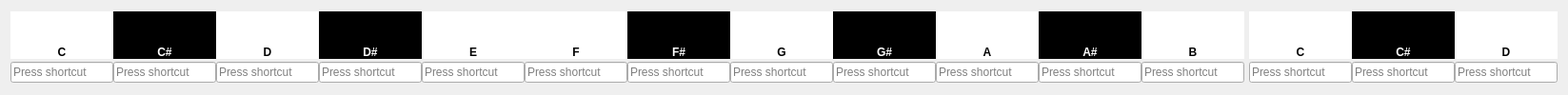
            <widget class="QWidget" name="highOctaveTab">
             <attribute name="title">
              <string>High</string>
             </attribute>
             <layout class="QGridLayout" name="gridLayout_14">
              <property name="horizontalSpacing">
               <number>0</number>
              </property>
              <property name="verticalSpacing">
               <number>2</number>
              </property>
              <item row="1" column="11">
               <widget class="QKeySequenceEdit" name="highBEdit">
                <property name="minimumSize">
                 <size>
                  <width>16</width>
                  <height>0</height>
                 </size>
                </property>
                <property name="keySequence">
                 <string notr="true"/>
                </property>
               </widget>
              </item>
              <item row="1" column="8">
               <widget class="QKeySequenceEdit" name="highGSEdit">
                <property name="minimumSize">
                 <size>
                  <width>16</width>
                  <height>0</height>
                 </size>
                </property>
                <property name="keySequence">
                 <string notr="true"/>
                </property>
               </widget>
              </item>
              <item row="1" column="6">
               <widget class="QKeySequenceEdit" name="highFSEdit">
                <property name="minimumSize">
                 <size>
                  <width>16</width>
                  <height>0</height>
                 </size>
                </property>
                <property name="keySequence">
                 <string notr="true"/>
                </property>
               </widget>
              </item>
              <item row="0" column="14">
               <widget class="QLabel" name="highHighCSLabel">
                <property name="minimumSize">
                 <size>
                  <width>16</width>
                  <height>0</height>
                 </size>
                </property>
                <property name="font">
                 <font>
                  <bold>true</bold>
                 </font>
                </property>
                <property name="styleSheet">
                 <string notr="true">background-color: rgb(0, 0, 0);
color: rgb(255, 255, 255);</string>
                </property>
                <property name="text">
                 <string notr="true">C#</string>
                </property>
                <property name="alignment">
                 <set>Qt::AlignBottom|Qt::AlignHCenter</set>
                </property>
               </widget>
              </item>
              <item row="0" column="5">
               <widget class="QLabel" name="highFLabel">
                <property name="minimumSize">
                 <size>
                  <width>16</width>
                  <height>0</height>
                 </size>
                </property>
                <property name="font">
                 <font>
                  <bold>true</bold>
                 </font>
                </property>
                <property name="styleSheet">
                 <string notr="true">background-color: rgb(255, 255, 255);
color: rgb(0, 0, 0);</string>
                </property>
                <property name="text">
                 <string notr="true">F</string>
                </property>
                <property name="alignment">
                 <set>Qt::AlignBottom|Qt::AlignHCenter</set>
                </property>
               </widget>
              </item>
              <item row="1" column="2">
               <widget class="QKeySequenceEdit" name="highDEdit">
                <property name="minimumSize">
                 <size>
                  <width>16</width>
                  <height>0</height>
                 </size>
                </property>
                <property name="keySequence">
                 <string notr="true"/>
                </property>
               </widget>
              </item>
              <item row="1" column="5">
               <widget class="QKeySequenceEdit" name="highFEdit">
                <property name="minimumSize">
                 <size>
                  <width>16</width>
                  <height>0</height>
                 </size>
                </property>
                <property name="keySequence">
                 <string notr="true"/>
                </property>
               </widget>
              </item>
              <item row="1" column="13">
               <widget class="QKeySequenceEdit" name="highHighCEdit">
                <property name="minimumSize">
                 <size>
                  <width>16</width>
                  <height>0</height>
                 </size>
                </property>
                <property name="keySequence">
                 <string notr="true"/>
                </property>
               </widget>
              </item>
              <item row="0" column="15">
               <widget class="QLabel" name="highHighDLabel">
                <property name="minimumSize">
                 <size>
                  <width>16</width>
                  <height>0</height>
                 </size>
                </property>
                <property name="font">
                 <font>
                  <bold>true</bold>
                 </font>
                </property>
                <property name="styleSheet">
                 <string notr="true">background-color: rgb(255, 255, 255);
color: rgb(0, 0, 0);</string>
                </property>
                <property name="text">
                 <string notr="true">D</string>
                </property>
                <property name="alignment">
                 <set>Qt::AlignBottom|Qt::AlignHCenter</set>
                </property>
               </widget>
              </item>
              <item row="1" column="0">
               <widget class="QKeySequenceEdit" name="highCEdit">
                <property name="minimumSize">
                 <size>
                  <width>16</width>
                  <height>0</height>
                 </size>
                </property>
                <property name="keySequence">
                 <string notr="true"/>
                </property>
               </widget>
              </item>
              <item row="1" column="9">
               <widget class="QKeySequenceEdit" name="highAEdit">
                <property name="minimumSize">
                 <size>
                  <width>16</width>
                  <height>0</height>
                 </size>
                </property>
                <property name="keySequence">
                 <string notr="true"/>
                </property>
               </widget>
              </item>
              <item row="0" column="8">
               <widget class="QLabel" name="highGSLabel">
                <property name="minimumSize">
                 <size>
                  <width>16</width>
                  <height>0</height>
                 </size>
                </property>
                <property name="font">
                 <font>
                  <bold>true</bold>
                 </font>
                </property>
                <property name="styleSheet">
                 <string notr="true">background-color: rgb(0, 0, 0);
color: rgb(255, 255, 255);</string>
                </property>
                <property name="text">
                 <string notr="true">G#</string>
                </property>
                <property name="alignment">
                 <set>Qt::AlignBottom|Qt::AlignHCenter</set>
                </property>
               </widget>
              </item>
              <item row="1" column="10">
               <widget class="QKeySequenceEdit" name="highASEdit">
                <property name="minimumSize">
                 <size>
                  <width>16</width>
                  <height>0</height>
                 </size>
                </property>
                <property name="keySequence">
                 <string notr="true"/>
                </property>
               </widget>
              </item>
              <item row="1" column="15">
               <widget class="QKeySequenceEdit" name="highHighDEdit">
                <property name="minimumSize">
                 <size>
                  <width>16</width>
                  <height>0</height>
                 </size>
                </property>
                <property name="keySequence">
                 <string notr="true"/>
                </property>
               </widget>
              </item>
              <item row="1" column="3">
               <widget class="QKeySequenceEdit" name="highDSEdit">
                <property name="minimumSize">
                 <size>
                  <width>16</width>
                  <height>0</height>
                 </size>
                </property>
                <property name="keySequence">
                 <string notr="true"/>
                </property>
               </widget>
              </item>
              <item row="1" column="1">
               <widget class="QKeySequenceEdit" name="highCSEdit">
                <property name="minimumSize">
                 <size>
                  <width>16</width>
                  <height>0</height>
                 </size>
                </property>
                <property name="keySequence">
                 <string notr="true"/>
                </property>
               </widget>
              </item>
              <item row="0" column="2">
               <widget class="QLabel" name="highDLabel">
                <property name="minimumSize">
                 <size>
                  <width>16</width>
                  <height>0</height>
                 </size>
                </property>
                <property name="font">
                 <font>
                  <bold>true</bold>
                 </font>
                </property>
                <property name="autoFillBackground">
                 <bool>false</bool>
                </property>
                <property name="styleSheet">
                 <string notr="true">background-color: rgb(255, 255, 255);
color: rgb(0, 0, 0);</string>
                </property>
                <property name="frameShape">
                 <enum>QFrame::NoFrame</enum>
                </property>
                <property name="text">
                 <string notr="true">D</string>
                </property>
                <property name="alignment">
                 <set>Qt::AlignBottom|Qt::AlignHCenter</set>
                </property>
               </widget>
              </item>
              <item row="0" column="7">
               <widget class="QLabel" name="highGLabel">
                <property name="minimumSize">
                 <size>
                  <width>16</width>
                  <height>0</height>
                 </size>
                </property>
                <property name="font">
                 <font>
                  <italic>false</italic>
                  <bold>true</bold>
                 </font>
                </property>
                <property name="styleSheet">
                 <string notr="true">background-color: rgb(255, 255, 255);
color: rgb(0, 0, 0);</string>
                </property>
                <property name="text">
                 <string notr="true">G</string>
                </property>
                <property name="alignment">
                 <set>Qt::AlignBottom|Qt::AlignHCenter</set>
                </property>
               </widget>
              </item>
              <item row="1" column="4">
               <widget class="QKeySequenceEdit" name="highEEdit">
                <property name="minimumSize">
                 <size>
                  <width>16</width>
                  <height>0</height>
                 </size>
                </property>
                <property name="keySequence">
                 <string notr="true"/>
                </property>
               </widget>
              </item>
              <item row="1" column="7">
               <widget class="QKeySequenceEdit" name="highGEdit">
                <property name="minimumSize">
                 <size>
                  <width>16</width>
                  <height>0</height>
                 </size>
                </property>
                <property name="keySequence">
                 <string notr="true"/>
                </property>
               </widget>
              </item>
              <item row="0" column="3">
               <widget class="QLabel" name="highDSLabel">
                <property name="minimumSize">
                 <size>
                  <width>16</width>
                  <height>0</height>
                 </size>
                </property>
                <property name="font">
                 <font>
                  <bold>true</bold>
                 </font>
                </property>
                <property name="styleSheet">
                 <string notr="true">background-color: rgb(0, 0, 0);
color: rgb(255, 255, 255);</string>
                </property>
                <property name="text">
                 <string notr="true">D#</string>
                </property>
                <property name="alignment">
                 <set>Qt::AlignBottom|Qt::AlignHCenter</set>
                </property>
               </widget>
              </item>
              <item row="0" column="9">
               <widget class="QLabel" name="highALabel">
                <property name="minimumSize">
                 <size>
                  <width>16</width>
                  <height>0</height>
                 </size>
                </property>
                <property name="font">
                 <font>
                  <bold>true</bold>
                 </font>
                </property>
                <property name="styleSheet">
                 <string notr="true">background-color: rgb(255, 255, 255);
color: rgb(0, 0, 0);</string>
                </property>
                <property name="text">
                 <string notr="true">A</string>
                </property>
                <property name="alignment">
                 <set>Qt::AlignBottom|Qt::AlignHCenter</set>
                </property>
               </widget>
              </item>
              <item row="0" column="13">
               <widget class="QLabel" name="highHighCLabel">
                <property name="minimumSize">
                 <size>
                  <width>16</width>
                  <height>0</height>
                 </size>
                </property>
                <property name="font">
                 <font>
                  <bold>true</bold>
                 </font>
                </property>
                <property name="styleSheet">
                 <string notr="true">background-color: rgb(255, 255, 255);
color: rgb(0, 0, 0);</string>
                </property>
                <property name="text">
                 <string notr="true">C</string>
                </property>
                <property name="alignment">
                 <set>Qt::AlignBottom|Qt::AlignHCenter</set>
                </property>
               </widget>
              </item>
              <item row="0" column="4">
               <widget class="QLabel" name="highELabel">
                <property name="minimumSize">
                 <size>
                  <width>16</width>
                  <height>0</height>
                 </size>
                </property>
                <property name="font">
                 <font>
                  <bold>true</bold>
                 </font>
                </property>
                <property name="styleSheet">
                 <string notr="true">background-color: rgb(255, 255, 255);
color: rgb(0, 0, 0);</string>
                </property>
                <property name="text">
                 <string notr="true">E</string>
                </property>
                <property name="alignment">
                 <set>Qt::AlignBottom|Qt::AlignHCenter</set>
                </property>
               </widget>
              </item>
              <item row="1" column="14">
               <widget class="QKeySequenceEdit" name="highHighCSEdit">
                <property name="minimumSize">
                 <size>
                  <width>16</width>
                  <height>0</height>
                 </size>
                </property>
                <property name="keySequence">
                 <string notr="true"/>
                </property>
               </widget>
              </item>
              <item row="0" column="1">
               <widget class="QLabel" name="highCSLabel">
                <property name="minimumSize">
                 <size>
                  <width>16</width>
                  <height>0</height>
                 </size>
                </property>
                <property name="font">
                 <font>
                  <bold>true</bold>
                 </font>
                </property>
                <property name="styleSheet">
                 <string notr="true">background-color: rgb(0, 0, 0);
color: rgb(255, 255, 255);</string>
                </property>
                <property name="frameShape">
                 <enum>QFrame::NoFrame</enum>
                </property>
                <property name="text">
                 <string notr="true">C#</string>
                </property>
                <property name="scaledContents">
                 <bool>false</bool>
                </property>
                <property name="alignment">
                 <set>Qt::AlignBottom|Qt::AlignHCenter</set>
                </property>
               </widget>
              </item>
              <item row="0" column="10">
               <widget class="QLabel" name="highASLabel">
                <property name="minimumSize">
                 <size>
                  <width>16</width>
                  <height>0</height>
                 </size>
                </property>
                <property name="font">
                 <font>
                  <bold>true</bold>
                 </font>
                </property>
                <property name="styleSheet">
                 <string notr="true">background-color: rgb(0, 0, 0);
color: rgb(255, 255, 255);</string>
                </property>
                <property name="text">
                 <string notr="true">A#</string>
                </property>
                <property name="alignment">
                 <set>Qt::AlignBottom|Qt::AlignHCenter</set>
                </property>
               </widget>
              </item>
              <item row="0" column="11">
               <widget class="QLabel" name="highBLabel">
                <property name="minimumSize">
                 <size>
                  <width>16</width>
                  <height>0</height>
                 </size>
                </property>
                <property name="font">
                 <font>
                  <bold>true</bold>
                 </font>
                </property>
                <property name="styleSheet">
                 <string notr="true">background-color: rgb(255, 255, 255);
color: rgb(0, 0, 0);</string>
                </property>
                <property name="text">
                 <string notr="true">B</string>
                </property>
                <property name="alignment">
                 <set>Qt::AlignBottom|Qt::AlignHCenter</set>
                </property>
               </widget>
              </item>
              <item row="0" column="0">
               <widget class="QLabel" name="highCLabel">
                <property name="sizePolicy">
                 <sizepolicy hsizetype="Preferred" vsizetype="Maximum">
                  <horstretch>0</horstretch>
                  <verstretch>0</verstretch>
                 </sizepolicy>
                </property>
                <property name="minimumSize">
                 <size>
                  <width>16</width>
                  <height>0</height>
                 </size>
                </property>
                <property name="maximumSize">
                 <size>
                  <width>16777215</width>
                  <height>50</height>
                 </size>
                </property>
                <property name="baseSize">
                 <size>
                  <width>0</width>
                  <height>0</height>
                 </size>
                </property>
                <property name="font">
                 <font>
                  <bold>true</bold>
                 </font>
                </property>
                <property name="styleSheet">
                 <string notr="true">background-color: rgb(255, 255, 255);
color: rgb(0, 0, 0);
</string>
                </property>
                <property name="frameShape">
                 <enum>QFrame::NoFrame</enum>
                </property>
                <property name="frameShadow">
                 <enum>QFrame::Plain</enum>
                </property>
                <property name="text">
                 <string notr="true">C</string>
                </property>
                <property name="alignment">
                 <set>Qt::AlignBottom|Qt::AlignHCenter</set>
                </property>
                <property name="wordWrap">
                 <bool>false</bool>
                </property>
               </widget>
              </item>
              <item row="0" column="6">
               <widget class="QLabel" name="highFSLabel">
                <property name="minimumSize">
                 <size>
                  <width>16</width>
                  <height>0</height>
                 </size>
                </property>
                <property name="font">
                 <font>
                  <bold>true</bold>
                 </font>
                </property>
                <property name="styleSheet">
                 <string notr="true">background-color: rgb(0, 0, 0);
color: rgb(255, 255, 255);</string>
                </property>
                <property name="text">
                 <string notr="true">F#</string>
                </property>
                <property name="alignment">
                 <set>Qt::AlignBottom|Qt::AlignHCenter</set>
                </property>
               </widget>
              </item>
              <item row="0" column="12">
               <spacer name="highOctaveSeperator">
                <property name="orientation">
                 <enum>Qt::Horizontal</enum>
                </property>
                <property name="sizeType">
                 <enum>QSizePolicy::Fixed</enum>
                </property>
                <property name="sizeHint" stdset="0">
                 <size>
                  <width>5</width>
                  <height>20</height>
                 </size>
                </property>
               </spacer>
              </item>
             </layout>
            </widget>
